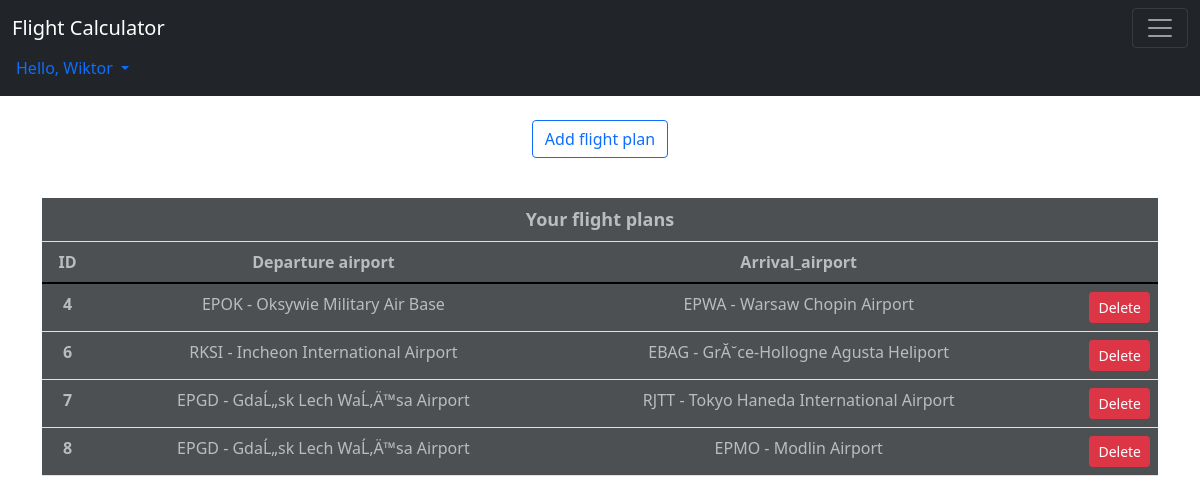
Before: /viewer/flightplans/ (signed in) with the older database file.
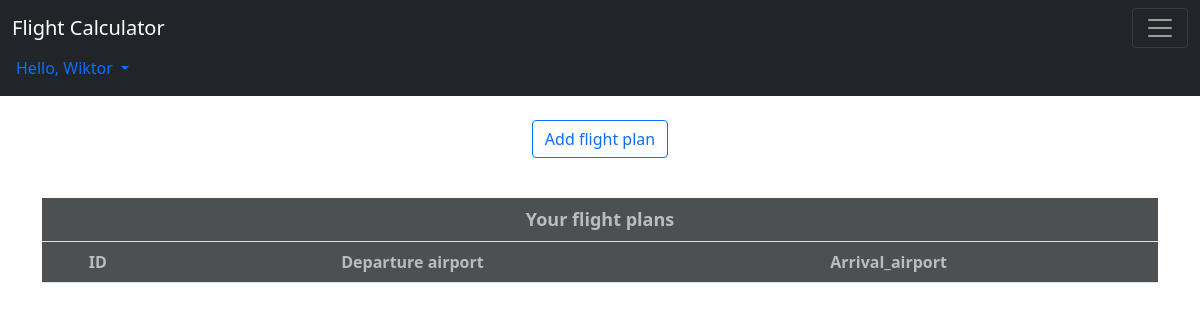
After: the same page with the newer database file.
### viewer/models.py (models this page shows, shortened)
class FlightPlan(models.Model):
    user_id = models.ForeignKey(User, on_delete=models.DO_NOTHING)
    departure_apt_id = models.ForeignKey(Airport, on_delete=models.DO_NOTHING, related_name="departure_apt_id")
    arrival_apt_id = models.ForeignKey(Airport, on_delete=models.DO_NOTHING, related_name="arrival_apt_id")
    aircraft_id = models.ForeignKey(Aircraft, on_delete=models.DO_NOTHING)
    waypoints = models.ManyToManyField(Waypoint, blank=True, null=True)
    fob = models.IntegerField()

class Airport(models.Model):
    ICAO = models.CharField(max_length=4)
    name = models.CharField(max_length=100)
    lat = models.DecimalField(max_digits=8, decimal_places=6)
    lon = models.DecimalField(max_digits=9, decimal_places=6)
    iso_country = models.CharField(max_length=2)
    def __str__(self):
        return f"{self.ICAO} - {self.name}"

### viewer/views.py (the view)
# urls.py: path('flightplans/', FlightPlansView.as_view(), name="flight_plans"),
class FlightPlansView(LoginRequiredMixin, ListView):
    template_name = "flight_plans.html"
    model = FlightPlan
    def get_context_data(self, *, object_list=None, **kwargs):
        context = super(FlightPlansView, self).get_context_data(**kwargs)
        flight_plans = context.get('object_list')
        return context

### viewer/templates/flight_plans.html (shortened to what this page needs)
{% extends "base.html" %}
{% block content %}
<a href="{% url 'viewer:flight_plan_add' %}" class="btn btn-outline-primary mt-4">Add flight plan</a>
<table class="table table-light table-hover"  style="margin-top: 40px;">
  <thead class="thead-light">
  <tr>
    {% if user.is_superuser %}
  <th colspan="9" style="font-size: large;">List of all flight plans</th>
{% else %}
  <th colspan="9" style="font-size: large;">Your flight plans</th>
{% endif %}
  </tr>
    <tr>
      <th scope="col">ID</th>
        <th scope="col">Departure airport</th>
      <th scope="col">Arrival_airport</th>
        <th></th>
    </tr>
  </thead>
  <tbody>
  {% for flight_plan in object_list %}
    {% if flight_plan.user_id == user or user.is_superuser%}
        <tr onclick="window.location='{% url "viewer:flight_plan_waypoint_view" flight_plan.id %}'">
          <th scope="row">{{flight_plan.id}}</th>
          <td>{{ flight_plan.departure_apt_id}}</td>
          <td>{{ flight_plan.arrival_apt_id }}</td>
            <td><a class="btn btn-danger btn-sm float-end" href="{% url "viewer:delete_flight_plan" flight_plan.id %}">Delete</a></td>
        </tr>
    {% endif %}
  {% endfor %}
  </tbody>
</table>
{% endblock %}

Changed rows visible on the page:
removed FlightPlan: id "4", departure_apt_id "EPOK - Oksywie Military Air Base", arrival_apt_id "EPWA - Warsaw Chopin Airport"
removed FlightPlan: id "6", departure_apt_id "RKSI - Incheon International Airport", arrival_apt_id "EBAG - GrĂ˘ce-Hollogne Agusta Heliport"
removed FlightPlan: id "7", departure_apt_id "EPGD - GdaĹ„sk Lech WaĹ‚Ä™sa Airport", arrival_apt_id "RJTT - Tokyo Haneda International Airport"
removed FlightPlan: id "8", departure_apt_id "EPGD - GdaĹ„sk Lech WaĹ‚Ä™sa Airport", arrival_apt_id "EPMO - Modlin Airport"
